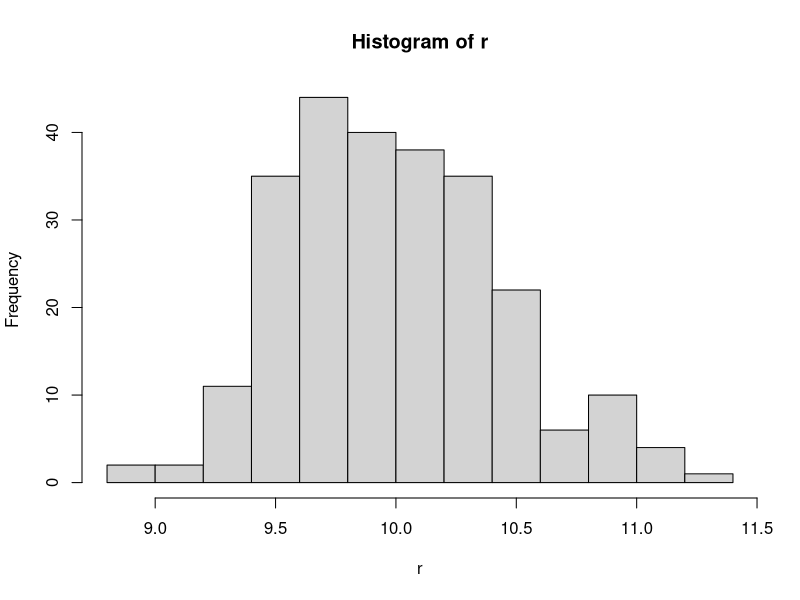
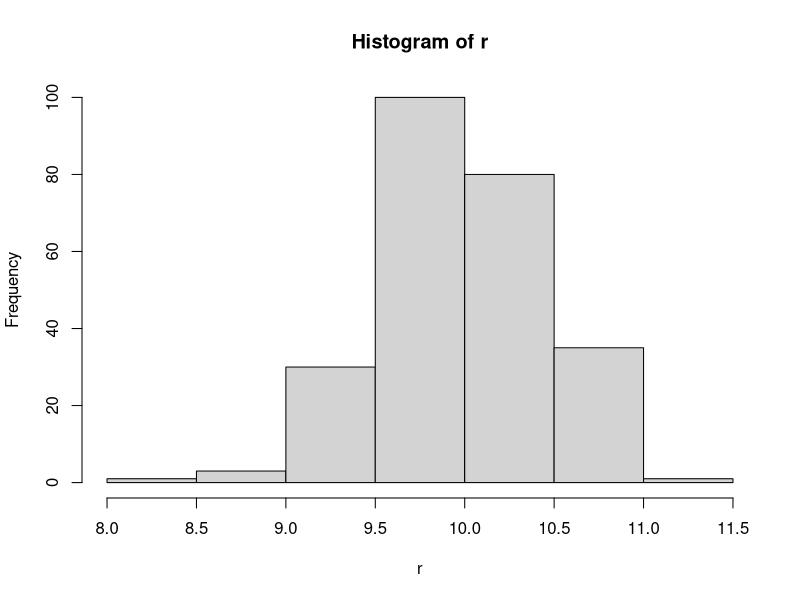
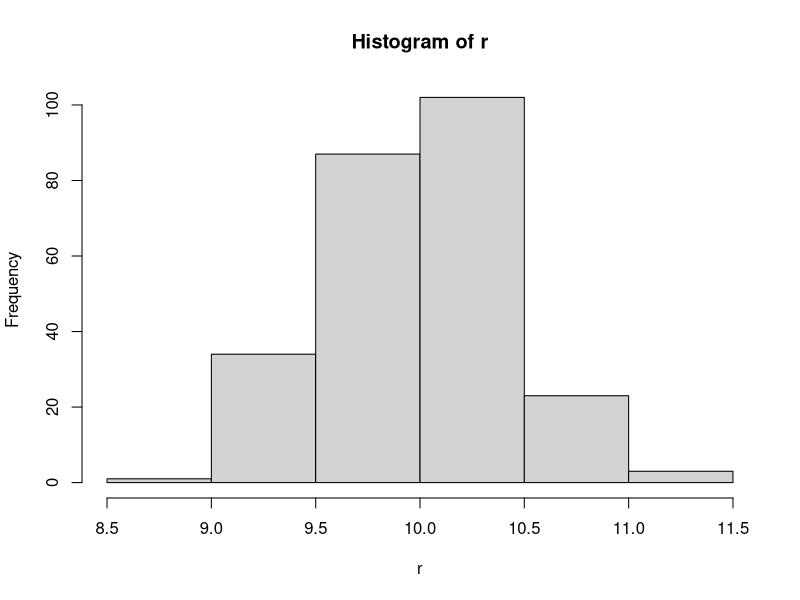
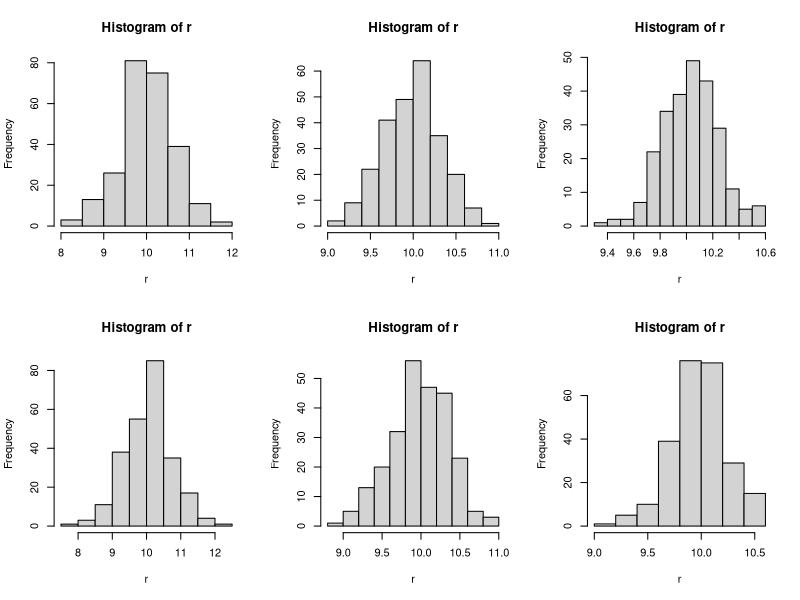

Recreate these plots in R, in order.
#
# Title:
#   Ejercicios Computación Estadística - Hoja 6 - Ejercicio 4
#
# Author:
#   Sergio García Prado - garciparedes.me
#
# Date:
#   May 2018
#

#
# Apartado a)
#

simu.1 <- function() {
  m <- 250
  n <- 20
  mu <- 10
  sigma <- 2
  s <- matrix(rnorm(m * n, mu, sigma), ncol = n, nrow = 250)
  result <- list()
  r <- rowMeans(s)
  result$means <- hist(r)
  result$meanmean <-  mean(r)
  return(result)
}

simu.1()

#
# Apartado b)
#

simu.2 <- function(m = 250, n = 20, mu = 10, sigma = 2) {
  s <- matrix(rnorm(m * n, mu, sigma), ncol = n, nrow = 250)
  result <- list()
  r <- rowMeans(s)
  result$means <- hist(r)
  result$meanmean <- mean(r)
  return(result)
}

simu.2()

#
# Apartado c)
#

simu.3 <- function(m = 250, n = 20, mu = 10, sigma = 2, f = mean) {
  s <- matrix(rnorm(m * n, mu, sigma), ncol = n, nrow = 250)
  result <- list()
  r <- apply(s, 1, f)
  result$means <- hist(r, )
  result$meanmean <- mean(r)
  return(result)
}

simu.3()

par(mfrow = c(2, 3))
n.vector <- c(10, 40, 100)
f.vector <- c(mean, median)
for (f in f.vector) {
  for (n in n.vector) {
    simu.3(n = n,f = f)$means
  }
}
